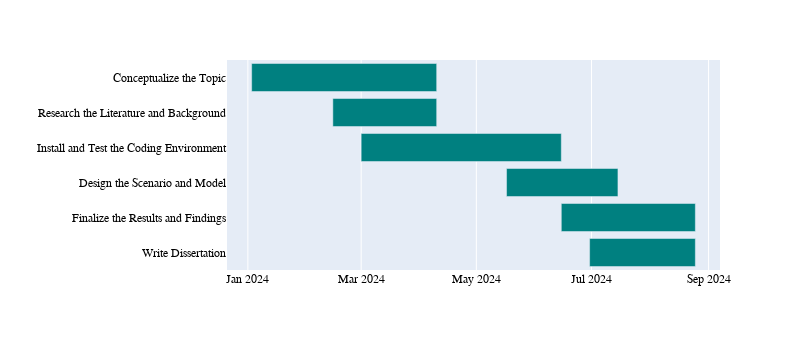

Source (notebook cell):
### Code cell
df = pd.DataFrame([
    dict(Task="Conceptualize the Topic",                    Start='2024-01-03', Finish='2024-04-10'),
    dict(Task="Research the Literature and Background",     Start='2024-02-15', Finish='2024-04-10'),
    dict(Task="Install and Test the Coding Environment",    Start='2024-03-01', Finish='2024-06-15'),
    dict(Task="Design the Scenario and Model",              Start='2024-05-17', Finish='2024-07-15'),
    dict(Task="Finalize the Results and Findings",          Start='2024-06-15', Finish='2024-08-25'),
    dict(Task="Write Dissertation",                         Start='2024-06-30', Finish='2024-08-25')
])

fig = px.timeline(df, x_start="Start", x_end="Finish", y="Task")
# set font to Arial and bold
fig.update_layout(font_family="Arial", font_size=12, font_color="black", title_font_family="Arial", title_font_color="black", title_font_size=14)
# set the color of the bars
fig.update_traces(marker_color='#008080')
# remove the y-axis labels
fig.update_yaxes(title_text='')
# smaller the graph
fig.update_layout(width=800, height=350)
fig.update_yaxes(autorange="reversed") # This is used to reverse the order of tasks on y-axis
fig.show()

### Figure 1 — Plotly figure (JSON) as saved in the notebook; plotly's stock layout.template omitted (floating-point values rounded to 4 significant figures)
{"data": [{"alignmentgroup": "True", "base": ["2024-01-03", "2024-02-15", "2024-03-01", "2024-05-17", "2024-06-15", "2024-06-30"], "hovertemplate": "Start=%{base}<br>Finish=%{x}<br>Task=%{y}<extra></extra>", "legendgroup": "", "marker": {"color": "#008080", "pattern": {"shape": ""}}, "name": "", "offsetgroup": "", "orientation": "h", "showlegend": false, "textposition": "auto", "type": "bar", "x": [8467200000, 4752000000, 9158400000, 5097600000, 6134400000, 4838400000], "xaxis": "x", "y": ["Conceptualize the Topic", "Research the Literature and Background", "Install and Test the Coding Environment", "Design the Scenario and Model", "Finalize the Results and Findings", "Write Dissertation"], "yaxis": "y"}], "layout": {"barmode": "overlay", "font": {"color": "black", "family": "Arial", "size": 12}, "height": 350, "legend": {"tracegroupgap": 0}, "margin": {"t": 60}, "title": {"font": {"color": "black", "family": "Arial", "size": 14}}, "width": 800, "xaxis": {"anchor": "y", "domain": [0, 1], "type": "date"}, "yaxis": {"anchor": "x", "autorange": "reversed", "domain": [0, 1], "title": {"text": ""}}}}
